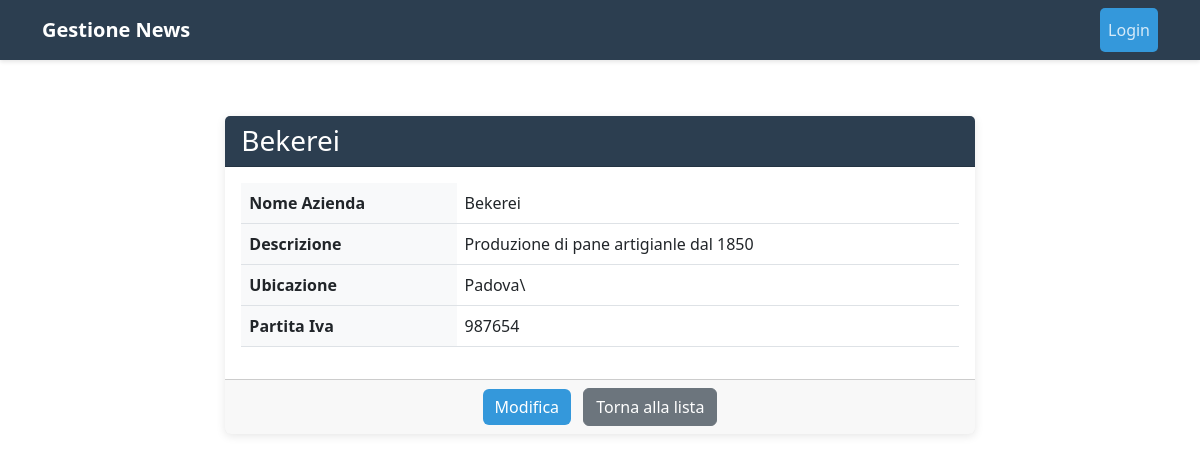
/aziende/azienda/1/, run on an earlier commit of the app's database.
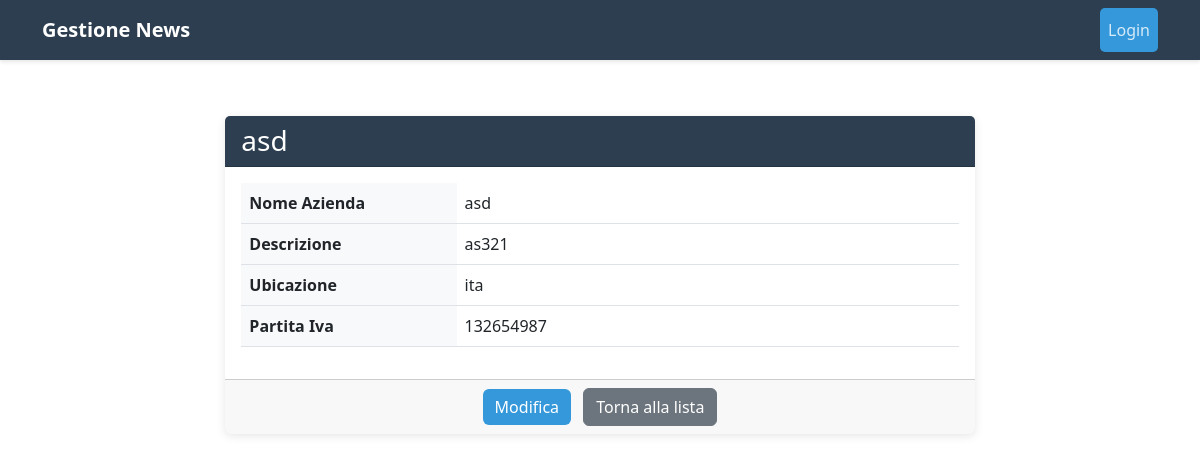
And on a later commit of the database.
### News/models.py (models this page shows, shortened)
class Azienda(models.Model):
    ut_registrazione = models.ForeignKey(Utente, on_delete=models.CASCADE, related_name='AUtente')
    nome = models.CharField(max_length=20, null=False)
    ubicazione = models.CharField(max_length=50, null=False)
    p_iva = models.IntegerField()
    descrizione = models.TextField(max_length=250)
    class Meta:
        verbose_name = 'Azienda'
        verbose_name_plural = 'Aziende'

### News/views.py (the view)
# urls.py: path('azienda/<int:pk>/', azienda_detail, name='azienda-detail'),
def azienda_detail(request, pk):
    azienda = get_object_or_404(Azienda, pk=pk)
    context = {
        'azienda': azienda,
    }
    return render(request, 'News/AziendaDetail.html', context)

### News/templates/News/AziendaDetail.html (shortened to what this page needs)
{% extends 'News/base.html' %}
{% block content %}
<div class="row justify-content-center">
    <div class="col-md-8">
        <div class="card">
            <div class="card-header bg-primary text-white">
                <h3 class="card-title mb-0">{{ azienda.nome }}</h3>
            </div>
            <div class="card-body">
                <div class="table-responsive">
                    <table class="table table-hover">
                        <tbody>
                            <tr>
                                <th style="width: 30%">Nome Azienda</th>
                                <td>{{ azienda.nome }}</td>
                            </tr>
                            <tr>
                                <th>Descrizione</th>
                                <td>{{ azienda.descrizione }}</td>
                            </tr>
                            <tr>
                                <th>Ubicazione</th>
                                <td>{{ azienda.ubicazione|default:"Non specificato" }}</td>
                            </tr>
                            <tr>
                                <th>Partita Iva</th>
                                <td>{{ azienda.p_iva|default:"Non specificata" }}</td>
                            </tr>
                        </tbody>
                    </table>
                </div>
            </div>
            <div class="card-footer text-center">
                <a href="{% url 'update-azienda' azienda.pk %}" class="btn btn-primary me-2">Modifica</a>
                <a href="{% url 'aziende' %}" class="btn btn-secondary">Torna alla lista</a>
            </div>
        </div>
    </div>
</div>
{% endblock %}

What changed in the data, as far as the page shows it:
changed Azienda: nome "Bekerei" → "asd"; descrizione "Produzione di pane artigianle dal 1850" → "as321"; ubicazione "Padova\\" → "ita"; p_iva "987654" → "132654987"
